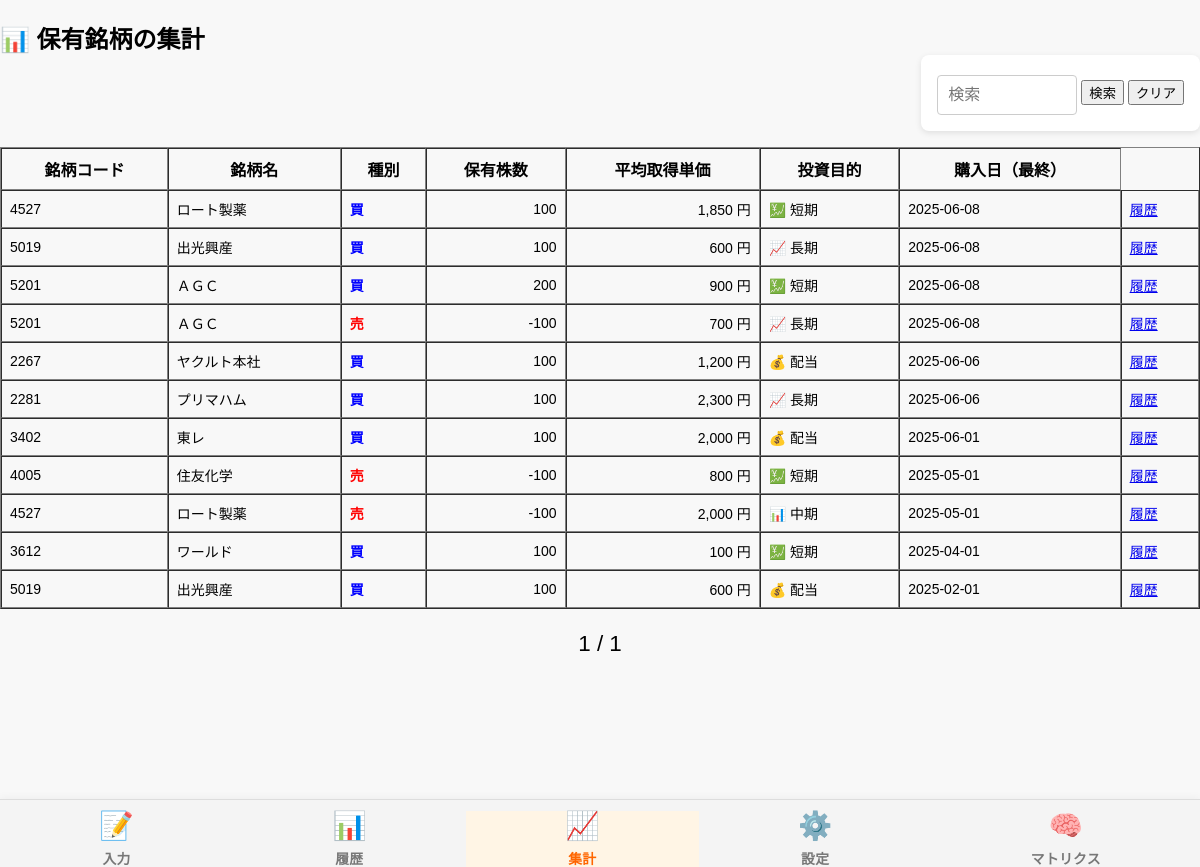
Page /summary on the committed database.
### tables this page shows
CREATE TABLE trades (
          id INTEGER PRIMARY KEY AUTOINCREMENT,
           type TEXT,
           stock TEXT,
           price REAL,
           quantity INTEGER,
            total REAL,
            date TEXT,
          feeling INTEGER,
          memo TEXT,
           parent_id INTEGER,
           code TEXT,  -- ← これを追加！
        remaining_quantity INTEGER
               , purpose TEXT);

### cocotoshi.py (the view)
@app.route("/summary")
def summary():
    with sqlite3.connect(DATABASE) as conn:
        c = conn.cursor()
        c.execute("""
            SELECT
                code,
                stock,
                purpose,
                SUM(CASE WHEN type='buy' THEN quantity ELSE 0 END)
                    - SUM(CASE WHEN type='sell' THEN quantity ELSE 0 END) AS holding,
                ROUND(
                CASE
                    WHEN SUM(CASE WHEN type='buy' THEN quantity ELSE 0 END)
                        - SUM(CASE WHEN type='sell' THEN quantity ELSE 0 END) > 0 THEN
                    SUM(CASE WHEN type='buy' THEN price * quantity ELSE 0 END)
                    / NULLIF(SUM(CASE WHEN type='buy' THEN quantity ELSE 0 END), 0)
                    WHEN SUM(CASE WHEN type='buy' THEN quantity ELSE 0 END)
                        - SUM(CASE WHEN type='sell' THEN quantity ELSE 0 END) < 0 THEN
                    SUM(CASE WHEN type='sell' THEN price * quantity ELSE 0 END)
                    / NULLIF(SUM(CASE WHEN type='sell' THEN quantity ELSE 0 END), 0)
                    ELSE 0
                END
                ) AS avg_price,
                CASE
                WHEN SUM(CASE WHEN type='buy' THEN quantity ELSE 0 END)
                    - SUM(CASE WHEN type='sell' THEN quantity ELSE 0 END) > 0 THEN
                    MAX(CASE WHEN type='buy' THEN date END)
                WHEN SUM(CASE WHEN type='buy' THEN quantity ELSE 0 END)
                    - SUM(CASE WHEN type='sell' THEN quantity ELSE 0 END) < 0 THEN
                    MAX(CASE WHEN type='sell' THEN date END)
                ELSE NULL
                END AS last_trade_date,
                -- 👇ここがポイント！（カンマに注意）
                MAX(CASE WHEN type='buy' THEN feeling END) AS feeling
            FROM trades
            WHERE code IS NOT NULL
            GROUP BY code, stock, purpose
            HAVING holding != 0
            ORDER BY last_trade_date DESC
        """)
        summary_data = c.fetchall()
    today = datetime.today().date()
    summary_data_with_days = []
    for row in summary_data:
        print("row=", row)
        last_date = row[5]
        feeling = row[6]  # ここで感情値を取得
        if last_date:
            try:
                last_date_dt = datetime.strptime(last_date, "%Y-%m-%d").date()
                hold_days = (today - last_date_dt).days
            except Exception:
                hold_days = "-"
        else:
            hold_days = "-"
        print("hold_days=", hold_days)
        summary_data_with_days.append(list(row) + [hold_days])
        purpose_map = {
            "0": "短期", "1": "中期", "2": "長期", "3": "優待", "4": "配当",
            0: "短期", 1: "中期", 2: "長期", 3: "優待", 4: "配当"
        }
        summary_data_with_days = []
        for row in summary_data:
            raw_purpose = row[2]
            purpose = purpose_map.get(str(raw_purpose), raw_purpose)
            new_row = list(row)
            new_row[2] = purpose
            summary_data_with_days.append(new_row)
    page = int(request.args.get('page', 1))
    per_page = 12
    total = len(summary_data)
    total_pages = ceil(total / per_page)
    start = (page - 1) * per_page
    end = start + per_page
    summary_data_page = summary_data[start:end]
    return render_template(
        "summary.html",
        page=page,
        total_pages=total_pages,
        current="summary",
        summary_data=summary_data_with_days,  # ←ココ！
        entry_feelings=entry_feelings,
    )

### cocotoshi.py (called while the page is built)
@app.context_processor
def inject_feelings():
    return dict(
        entry_feelings=entry_feelings,
        exit_feelings=exit_feelings,
        purposes=purposes,        # ←これ追加！
    )

### templates/summary.html (shortened to what this page needs)
{% extends "layout.html" %}
{% block content %}
<h2 style="margin-bottom:0;">📊 保有銘柄の集計</h2>
<div style="width:100%; max-width:1200px; margin:0 auto 1em auto; display:flex; justify-content:flex-end;">
  <form method="get" action="/summary" style="display:flex; gap:4px; align-items:center;">
    <input type="text" name="q" placeholder="検索" value="{{ request.args.get('q', '') }}" style="width: 140px;">
    <button type="submit">検索</button>
    <button type="button" id="clear-btn">クリア</button>
  </form>
</div>
<div style="overflow-x: auto;">
  <table style="min-width: 800px; white-space: nowrap;" border="1" cellpadding="8" cellspacing="0">
    <thead>
      <tr>
    <th>銘柄コード</th>
    <th>銘柄名</th>
    <th>種別</th>
    <th>保有株数</th>
    <th>平均取得単価</th>
    <th>投資目的</th>
    <th>購入日（最終）</th>
  </tr>
</thead>
<tbody>
  {% for row in summary_data %}
  <tr>
    <td>{{ row[0] }}</td>
    <td>{{ row[1] }}</td>
    <td>
      {% if row[3]|int >= 0 %}
        <span style="color: blue; font-weight: bold;">買</span>
      {% else %}
        <span style="color: red; font-weight: bold;">売</span>
      {% endif %}
    </td>
    <td style="text-align:right;">{{ "{:,}".format(row[3]|int) }}</td>
    <td style="text-align:right;">{{ "{:,}".format(row[4]|int | abs) }} 円</td>
    <td>
      {% set purpose_icons = {
        '短期': '💹 短期',
        '長期': '📈 長期',
        '中期': '📊 中期',
        '優待': '🎁 優待',
        '配当': '💰 配当'
      } %}
      {{ purpose_icons.get(row[2], row[2] or '-') }}
    </td>
    <td>{{ row[5] or '-' }}</td>
    <td>
      <a href="/history?q={{ row[0] }}">履歴</a>
    </td>
  </tr>
  {% endfor %}
</tbody>
</table>
</div>
{% if page is defined and total_pages is defined and total_pages >= 1 %}
  <div class="pagination" style="text-align:center; margin: 1em 0 90px 0; font-size: 1.4em;">
    <span style="margin:0 8px;">{{ page }} / {{ total_pages }}</span>
  </div>
{% endif %}
{% endblock %}

### templates/layout.html (shortened to what this page needs)
<!DOCTYPE html>
<html lang="ja">
<head>
<link rel="stylesheet" href="{{ url_for('static', filename='style.css') }}?v=3">
</head>
<body class="fade-in">
<main class="main-content">
  {% block content %}
  {% endblock %}
</main>
  <nav class="bottom-nav">
<a href="/form" class="nav-item {% if current == 'form' %}active{% endif %}">
  <span class="icon">📝</span>
  <span class="label">入力</span>
</a>
<a href="/history" class="nav-item {% if current == 'history' %}active{% endif %}">
  <span class="icon">📊</span>
  <span class="label">履歴</span>
</a>
<a href="/summary" class="nav-item {% if current == 'summary' %}active{% endif %}">
  <span class="icon">📈</span>
  <span class="label">集計</span>
</a>
<a href="/settings" class="nav-item {% if current == 'settings' %}active{% endif %}">
  <span class="icon">⚙️</span>
  <span class="label">設定</span>
</a>
<a href="/matrix" class="nav-item {% if current == 'matrix' %}active{% endif %}">
  <span class="icon">🧠</span>
  <span class="label">マトリクス</span>
</a>
</nav>
</body>
</html>

### static/style.css (style rules this page uses)
html, body { min-height: 100vh !important; height: 100%; position: relative; }
.main-content { padding-bottom: 120px !important; box-sizing: border-box; }
body { font-family: sans-serif; margin: 0; background-color: #f8f8f8; padding: 1em 1em 70px 1em; }
form { background-color: white; padding: 1em; border-radius: 8px; box-shadow: 0 2px 6px rgba(0,0,0,0.1); margin-bottom: 0; }
input, select, textarea { width: 100%; padding: 10px; margin-top: 4px; border: 1px solid #ccc; border-radius: 4px; font-size: 1em; }
.nav-item { flex-grow: 1; text-align: center; text-decoration: none; color: #777; display: flex; flex-direction: column; align-items: center; justify-content: center; height: 100%; font-size: 1.15em; gap: 12px; }
.nav-item .icon { font-size: 1.5em; line-height: 1.1; display: block; color: inherit; }
.nav-item .label { font-size: 1.15em; line-height: 1.2; display: block; margin: 2px 0 0 0; padding: 0; font-weight: bold; letter-spacing: 0.02em; color: inherit; }
.nav-item.active { color: #ff6600 !important; font-weight: bold !important; }
.nav-item.active .icon, .nav-item.active .label { color: #ff6600 !important; }
.nav-item .label { font-size: 0.75em; line-height: 1; display: block; margin: 0; padding: 0; }
table { table-layout: auto !important; width: 100%; }
.main-content { padding-bottom: 90px; box-sizing: border-box; }
body, .matrix-page { position: relative; }
.nav-item.active { color: #ff6600; font-weight: bold; }
.nav-item.active .icon { color: #ff6600; }
.nav-item.active { background-color: #fff5e5; color: #ff6600 !important; font-weight: bold; }
.pagination { text-align: center; margin: 1em 0 90px 0; font-size: 1.4em; }
.pagination span { margin: 0 8px; }
html, body { width: 100%; max-width: 100vw; overflow-x: hidden !important; margin: 0; padding: 0; box-sizing: border-box; }
*, *::before, *::after { box-sizing: inherit; }
.bottom-nav { position: fixed; left: 0; right: 0; bottom: 0; width: 100vw; max-width: 100vw; z-index: 9999; background: #f4f4f4; display: flex; justify-content: space-around; align-items: center; box-shadow: 0 -2px 8px rgba(0, 0, 0, 0.04); border-top: 1px solid #ddd; padding-top: 0.7em; padding-bottom: env(safe-area-inset-bottom, 18px); }
.main-content { overflow-x: visible !important; width: 100vw; max-width: 100vw; }
body { overflow-x: visible !important; width: 100vw; max-width: 100vw; }
html, body, .matrix-page, .main-content, .tab-content { width: 100vw !important; max-width: 100vw !important; overflow-x: hidden !important; box-sizing: border-box !important; }
.main-content { padding-bottom: calc(60px + env(safe-area-inset-bottom, 18px)); }

### templates/layout.html (style rules this page uses)
td { font-size: 14px; vertical-align: middle; }

### rows in the picture
trades: code "2267", stock "ヤクルト本社", shows "買", quantity "100", row "1,200", get "💰 配当", date "2025-06-06"
trades: code "2281", stock "プリマハム", shows "買", quantity "100", row "2,300", get "📈 長期", date "2025-06-06"
trades: code "3402", stock "東レ", shows "買", quantity "100", row "2,000", get "💰 配当", date "2025-06-01"
trades: code "4005", stock "住友化学", shows "売", row "-100", row "800", get "💹 短期", date "2025-05-01"
trades: code "3612", stock "ワールド", shows "買", quantity "100", get "💹 短期", date "2025-04-01"

### other values in the picture
{{ row[0] }} "4527" "5019" "5201" "5201" "4527" "5019"
{{ row[1] }} "ロート製薬" "出光興産" "ＡＧＣ" "ＡＧＣ" "ロート製薬" "出光興産"
{{ "{:,}".format(row[3]|int) }} "100" "100" "200" "-100" "-100" "100"
{{ "{:,}".format(row[4]|int | abs) }} "1,850" "600" "900" "700" "2,000" "600"
{{ purpose_icons.get(row[2], row[2] or '-') }} "💹 短期" "📈 長期" "💹 短期" "📈 長期" "📊 中期" "💰 配当"
{{ row[5] or '-' }} "2025-06-08" "2025-06-08" "2025-06-08" "2025-06-08" "2025-05-01" "2025-02-01"
{{ page }} "1"
{{ total_pages }} "1"
